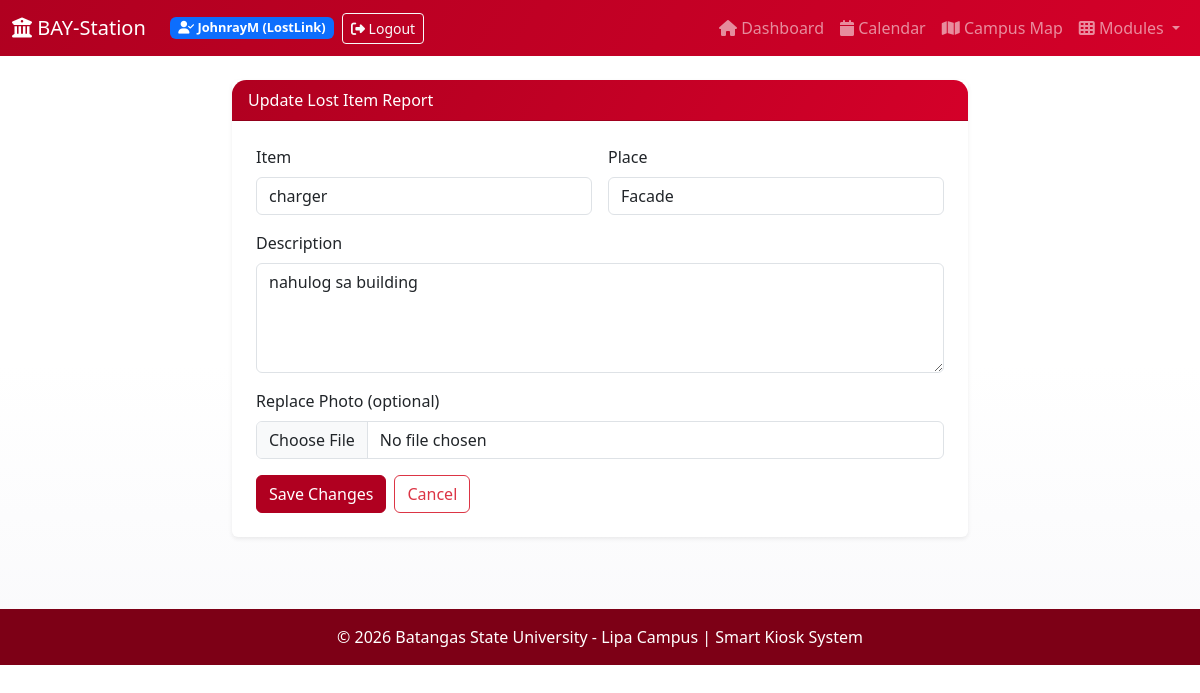
Page /lostlink/app/update/1 (signed in) on the committed database.
### blueprints/lostlink_bp.py (models this page shows)
class Report(db.Model):
    __bind_key__ = 'lostlink'
    __tablename__ = 'reports'
    id = db.Column(db.Integer, primary_key=True)
    item = db.Column(db.String(255), nullable=False)
    place = db.Column(db.String(255), nullable=False)
    photo = db.Column(db.String(255), nullable=False)
    description = db.Column(db.String(255), nullable=False)
    timestamp = db.Column(db.DateTime, default=datetime.now)
    report_by = db.Column(
        db.String(255),
        db.ForeignKey('users.sr_code'),
        nullable=True
    )

### blueprints/lostlink_bp.py (the view, shortened to what this page needs)
@lostlink_bp.route('/app/update/<int:item_id>', methods=['GET', 'POST'])
@login_required
def update(item_id):
    report = Report.query.get_or_404(item_id)
    return render_template('lostlink/update.html', report=report, title='Update Report')

### app.py (called while the page is built, shortened)
@app.context_processor
def inject_user_status():
    user_status = {
        'is_logged_in': False,
        'user_name': None,
        'user_module': None,
        'is_admin': False,
        'is_guest': True
    }
    if 'username' in session and 'sr_code' in session:
        user_status['is_logged_in'] = True
        user_status['is_guest'] = False
        user_status['user_name'] = session.get('username')
        user_status['user_module'] = 'LostLink'
        user_status['is_admin'] = session.get('role') == 'admin'
        return {'user_status': user_status}

### blueprints/lostlink_bp.py (called while the page is built)
def render_template(template_name, **context):
    try:
        return flask_render_template(template_name, **context)
    except TemplateNotFound:
        fallback_context = {'title': context.get('title', 'LostLink Module')}
        return flask_render_template('module_lostlink.html', **fallback_context)

def login_required(f):
    @wraps(f)
    def decorated_function(*args, **kwargs):
        if 'sr_code' not in session:
            flash('You must be logged in to access this page.', 'danger')
            return redirect(url_for('lostlink.login'))
        return f(*args, **kwargs)
    return decorated_function

### templates/lostlink/update.html (shortened to what this page needs)
{% extends "base.html" %}
{% block content %}
<div class="container py-4">
    <div class="row justify-content-center">
        <div class="col-lg-8">
            <div class="card border-0 shadow-sm">
                <div class="card-header kiosk-header text-white">Update Lost Item Report</div>
                <div class="card-body p-4">
                    <form method="post" enctype="multipart/form-data" action="{{ url_for('lostlink.update', item_id=report.id) }}" class="row g-3">
                        <div class="col-md-6"><label class="form-label">Item</label><input name="item" class="form-control" value="{{ report.item }}" required></div>
                        <div class="col-md-6"><label class="form-label">Place</label><input name="place" class="form-control" value="{{ report.place }}" required></div>
                        <div class="col-12"><label class="form-label">Description</label><textarea name="description" rows="4" class="form-control" required>{{ report.description }}</textarea></div>
                        <div class="col-12"><label class="form-label">Replace Photo (optional)</label><input name="photo" type="file" class="form-control" accept=".jpg,.jpeg,.png,.gif"></div>
                        <div class="col-12 d-flex gap-2">
                            <button class="btn btn-kiosk" type="submit">Save Changes</button>
                            <a href="{{ url_for('lostlink.dashboard') }}" class="btn btn-outline-danger">Cancel</a>
                        </div>
                    </form>
                </div>
            </div>
        </div>
    </div>
</div>
{% endblock %}

### static/css/style.css (style rules this page uses)
:root { --kiosk-red: #b00020; --kiosk-red-dark: #7d0016; --kiosk-red-soft: #f8d7dd; --kiosk-white: #ffffff; --kiosk-gray: #f6f6f7; }
body { background: linear-gradient(180deg, #fff 0%, #fff 55%, #f9f9fb 100%); color: #1f1f21; }
.navbar, .kiosk-header, .bg-primary { background: linear-gradient(120deg, var(--kiosk-red) 0%, #d40029 100%) !important; }
.btn-kiosk, .btn-primary, .btn-success, .btn-warning { background-color: var(--kiosk-red) !important; border-color: var(--kiosk-red) !important; color: var(--kiosk-white) !important; }
.btn-outline-danger, .btn-outline-secondary { color: var(--kiosk-red); border-color: var(--kiosk-red); }
.card { border-radius: 0.9rem; }
.card-header { border-top-left-radius: 0.9rem !important; border-top-right-radius: 0.9rem !important; }

### rows in the picture
Report: item "charger", place "Facade", description "nahulog sa building"

### other values in the picture
{{ user_status.user_name }} "JohnrayM"
{{ user_status.user_module }} "LostLink"
